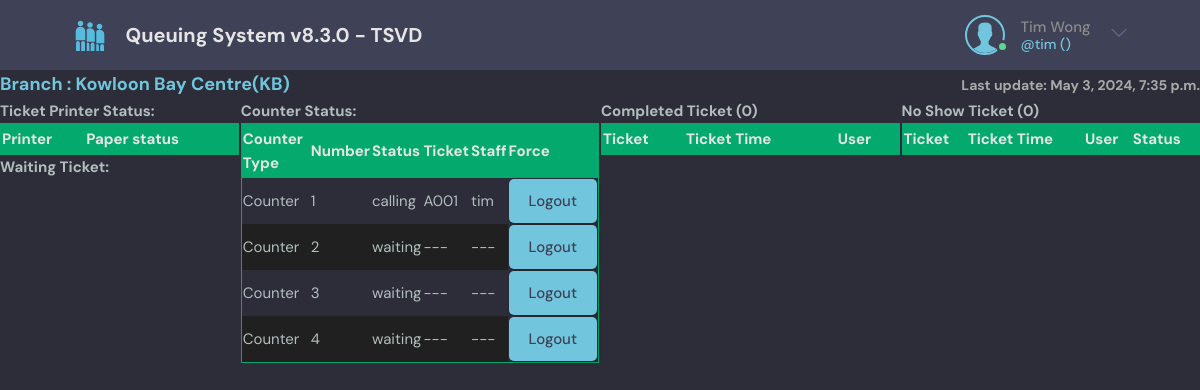
/supervisor/1/ (signed in), run on an earlier commit of the app's database.
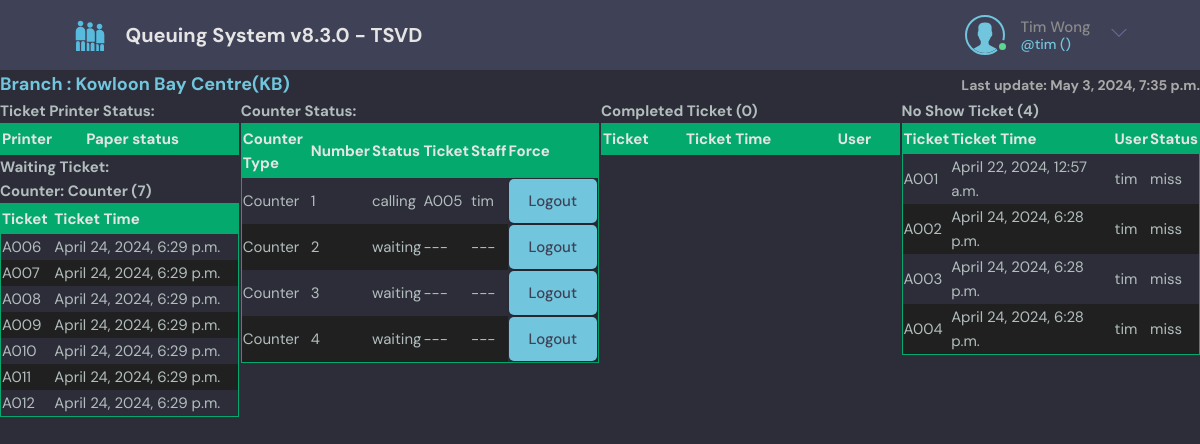
And on a later commit of the database.
### base/models.py (models this page shows, shortened)
class CounterStatus(models.Model):
    countertype = models.ForeignKey(CounterType, on_delete=models.SET_NULL, blank=True, null=True)
    counternumber = models.CharField(max_length=200, null=True)
    voice = models.CharField(max_length=50, null=True, blank=True, default='[SC]', help_text='[SC] = Service Counter, [C1] = Counter one, [CASHIER] = Cashier, Blank = No voice')
    enabled = models.BooleanField(default=True)
    status = models.TextField(default=lcounterstatus[0])
    tickettemp = models.ForeignKey(TicketTemp, on_delete=models.SET_NULL, blank=True, null=True)
    user = models.ForeignKey(User, on_delete=models.SET_NULL, blank=True, null=True)
    loged = models.BooleanField(default=False)
    logintime = models.DateTimeField(null=True, blank=True)
    lastactive = models.DateTimeField(null=True, blank=True)
    flashid = models.IntegerField(null=True, blank=True, default=1)

class CounterType(models.Model):
    enabled = models.BooleanField(default=True)
    branch = models.ForeignKey(Branch, on_delete=models.SET_NULL, blank=True, null=True)
    name = models.CharField(max_length=200, null=False)
    lang1 = models.CharField(max_length=200, null=True, blank=True, default='')
    lang2 = models.CharField(max_length=200, null=True, blank=True, default='')
    lang3 = models.CharField(max_length=200, null=True, blank=True, default='')
    lang4 = models.CharField(max_length=200, null=True, blank=True, default='')
    displayscrollingtext = models.TextField(null=True, blank=True, default='Testing 123...')
    vert_showcounter = models.BooleanField(default=True)
    vert_showlatest = models.BooleanField(default=True)
    vert_latestpagehold = models.IntegerField(default=10)
    showcounter = models.BooleanField(default=True)
    showlatest = models.BooleanField(default=True)
    latestpagehold = models.IntegerField(default=6)
    countermode = models.CharField(max_length=200, null=False, blank=False, default='normal', verbose_name='Counter Mode', help_text='Normal mode=normal, Call Centre mode=cc, Restaurant mode=res') # normal, callcentre
    nextcounter = models.IntegerField(default=0)  # only for CallCentre mode system auto assign ticket to counter
    updated = models.DateTimeField(auto_now=True)
    created = models.DateTimeField(auto_now_add=True) # auto_now_add just auto add once (the first created)
    class Meta:
        ordering = ['branch']
        unique_together = ('branch', 'name',)

class TicketTemp(models.Model):
    tickettype = models.CharField(max_length=200)
    ticketnumber = models.CharField(max_length=200)
    branch = models.ForeignKey(Branch, on_delete=models.SET_NULL, blank=True, null=True)
    step = models.IntegerField(default=1)
    countertype = models.ForeignKey(CounterType, on_delete=models.SET_NULL, blank=True, null=True)
    ticketroute= models.ForeignKey(TicketRoute, on_delete=models.SET_NULL, blank=True, null=True)
    ticketformat= models.ForeignKey(TicketFormat, on_delete=models.SET_NULL, blank=True, null=True)
    status = models.TextField(default=lcounterstatus[0])
    locked = models.BooleanField(default=False)
    tickettime = models.DateTimeField()
    tickettext = models.TextField(default='', blank=True, null=True)
    printernumber = models.TextField(default='', blank=True, null=True)  # format printer 1 and 2 print: <NO>1</NO><NO>2</NO>
    printedtimes = models.IntegerField(default=0)
    user = models.ForeignKey(User, on_delete=models.SET_NULL, blank=True, null=True)
    remark = models.TextField(default='', blank=True, null=True)
    securitycode = models.CharField(max_length=10, default='', blank=True, null=True)
    myticketlink = models.CharField(max_length=1000, default='', blank=True, null=True)
    createdby = models.ForeignKey(User, on_delete=models.SET_NULL, blank=True, null=True, default=None, related_name='createdbytemp')
    booking_tickettype = models.CharField(max_length=200, null=True, blank=True, default='')
    booking_ticketnumber = models.CharField(max_length=200, null=True, blank=True, default='')
    booking_time = models.DateTimeField(null=True, blank=True, default=None)
    booking_name = models.CharField(max_length=200, null=True, blank=True, default='')
    booking_score = models.IntegerField(default=0)
    booking_id = models.IntegerField(null=True, blank=True, default=None)
    ticket = models.ForeignKey(Ticket, on_delete=models.SET_NULL, blank=True, null=True)
    def __str__(self):
        return self.tickettype + self.ticketnumber

### base/decorators.py (the view, shortened to what this page needs)
        def wrapper_func(request, *args, **kwargs):
            group_name = None
            auth = False
            if request.user.is_superuser == True:
                auth = True
                return view_func(request, *args, **kwargs)
            if auth == False:
                return HttpResponse('You are not authorized to view the page')

### base/templates/base/supervisor.html (shortened to what this page needs)
{% extends 'main.html' %}
{% load tz %}
{% load static %}
{% block content %}
<h1 class="header_superv">
    <div class="">Branch : {{branch.name}}({{branch.bcode}})</div>
    <div class="header_superv_last">Last update: {{now|timezone:localtimezone}}</div>
</h1>
<div class="superv-container">
    <div>
        <h3>Ticket Printer Status:</h3>
        <table class="table-style">
            <thead>
                <tr>
                    <th>Printer</th>
                    <th>Paper status</th>
                </tr>
            </thead>
        </table>
        <h3>Waiting Ticket: </h3>
        {% for table in qlist %}
        {% if table.count > 0 %}
            <h3>Counter: {{table.0.countertype.lang1}} ({{table.count}})</h3>
            <table class="table-style">
                <thead>
                    <tr>
                        <th>Ticket</th>
                        <th>Ticket Time</th>
                    </tr>
                </thead>
                <tbody>
                {% for ticket in table %}
                <tr>
                    <td>{{ticket.tickettype}}{{ticket.ticketnumber}}</td>
                    <td>{{ ticket.tickettime|timezone:localtimezone }}</td>
                </tr>
                {% endfor %}
                </tbody>
            </table>
        {% endif %}
        {% endfor %}
    </div>
    <div>
        <h3>Counter Status: </h3>
            <table class="table-style">
                <thead>
                    <tr>
                        <th>Counter Type</th>
                        <th>Number</th>
                        <th>Status</th>
                        <th>Ticket</th>
                        <th>Staff</th>
                        <th>Force</th>
                    </tr>
                </thead>
                <tbody>
                {% for table in counterstatus %}
                {% for counter in table %}
                <tr>
                    <td>{{ counter.countertype.lang1 }}</td>
                    <td>{{ counter.counternumber }}</td>
                    <td>{{ counter.status }}</td>
                    {% if counter.tickettemp == None %}
                        <td>---</td>
                    {% else %}
                        <td>{{ counter.tickettemp }}</td>
                    {% endif %}
                    {% if counter.user == None %}
                        <td>---</td>
                    {% else %}
                        <td>{{ counter.user }}</td>
                    {% endif %}
                    <form action="" method="POST">
                        <td style="border: 0;background-color:var(--color-bg)"><a class="btn btn--main" href="{% url 'forcelogout' branch.id counter.id %}">Logout</a></td>
                    </form>
                </tr>
                {% endfor %}
                {% endfor %}
                </tbody>
            </table>
    </div>
    <div>
        <h3>Completed Ticket ({{donelist.count}})</h3>
        <table class="table-style">
            <thead>
                <tr>
                    <th>Ticket</th>
                    <th>Ticket Time</th>
                    <th>User</td>
                </tr>
            </thead>
        </table>
    </div>
    <div>
        <h3>No Show Ticket ({{misslist.count}}) </h3>
        <table class="table-style">
            <thead>
                <tr>
                    <th>Ticket</th>
                    <th>Ticket Time</th>
                    <th>User</td>
                    <th>Status</th>
                </tr>
            </thead>
            <tbody>
            {% for ticket in misslist %}
            <tr>
                <td>{{ticket.tickettype}}{{ticket.ticketnumber}}</td>
                <td>{{ ticket.tickettime|timezone:localtimezone }}</td>
                <td>{{ ticket.user }}</td>
                <td>{{ ticket.status }}</td>
            </tr>
            {% endfor %}
            </tbody>
        </table>
    </div>
</div>
{% endblock content %}

What changed in the data, as far as the page shows it:
added TicketTemp: countertype.lang1 "Counter", tickettype "A", ticketnumber "006", tickettime "April 24, 2024, 6:29 p.m."
added TicketTemp: tickettype "A", ticketnumber "007", tickettime "April 24, 2024, 6:29 p.m.", shown under "Counter"
added TicketTemp: tickettype "A", ticketnumber "008", tickettime "April 24, 2024, 6:29 p.m.", shown under "Counter"
added TicketTemp: tickettype "A", ticketnumber "009", tickettime "April 24, 2024, 6:29 p.m.", shown under "Counter"
added TicketTemp: tickettype "A", ticketnumber "010", tickettime "April 24, 2024, 6:29 p.m.", shown under "Counter"
added TicketTemp: tickettype "A", ticketnumber "011", tickettime "April 24, 2024, 6:29 p.m.", shown under "Counter"
added TicketTemp: tickettype "A", ticketnumber "012", tickettime "April 24, 2024, 6:29 p.m.", shown under "Counter"
changed CounterStatus "calling": tickettemp "A001" → "A005"
now on this page (row edited): TicketTemp: tickettype "A", ticketnumber "001", tickettime "April 22, 2024, 12:57 a.m.", user "tim", status "miss", shown under "No Show Ticket (4)"
added TicketTemp: tickettype "A", ticketnumber "002", tickettime "April 24, 2024, 6:28 p.m.", user "tim", status "miss", shown under "No Show Ticket (4)"
added TicketTemp: tickettype "A", ticketnumber "003", tickettime "April 24, 2024, 6:28 p.m.", user "tim", status "miss", shown under "No Show Ticket (4)"
added TicketTemp: tickettype "A", ticketnumber "004", tickettime "April 24, 2024, 6:28 p.m.", user "tim", status "miss", shown under "No Show Ticket (4)"
Also different on the page:
{{ misslist.count }}: "0" → "4"
new list line: "Counter: ( 7 ) Ticket Ticket Time"
